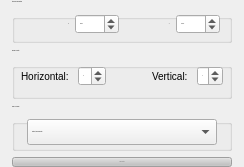
          <widget class="QWidget" name="tabWidgetPage3">
           <attribute name="title">
            <string>Grid</string>
           </attribute>
           <layout class="QVBoxLayout" name="verticalLayout_7">
            <property name="leftMargin">
             <number>6</number>
            </property>
            <property name="topMargin">
             <number>0</number>
            </property>
            <property name="rightMargin">
             <number>6</number>
            </property>
            <property name="bottomMargin">
             <number>0</number>
            </property>
            <item>
             <widget class="QFrame" name="frame_3">
              <property name="minimumSize">
               <size>
                <width>0</width>
                <height>0</height>
               </size>
              </property>
              <property name="maximumSize">
               <size>
                <width>16777215</width>
                <height>255</height>
               </size>
              </property>
              <property name="frameShape">
               <enum>QFrame::NoFrame</enum>
              </property>
              <property name="frameShadow">
               <enum>QFrame::Plain</enum>
              </property>
              <property name="lineWidth">
               <number>0</number>
              </property>
              <layout class="QVBoxLayout" name="verticalLayout_19">
               <property name="spacing">
                <number>6</number>
               </property>
               <property name="sizeConstraint">
                <enum>QLayout::SetDefaultConstraint</enum>
               </property>
               <property name="leftMargin">
                <number>6</number>
               </property>
               <property name="topMargin">
                <number>0</number>
               </property>
               <property name="rightMargin">
                <number>6</number>
               </property>
               <property name="bottomMargin">
                <number>0</number>
               </property>
               <item>
                <widget class="QGroupBox" name="groupBox_2">
                 <property name="sizePolicy">
                  <sizepolicy hsizetype="Preferred" vsizetype="Preferred">
                   <horstretch>0</horstretch>
                   <verstretch>0</verstretch>
                  </sizepolicy>
                 </property>
                 <property name="minimumSize">
                  <size>
                   <width>0</width>
                   <height>0</height>
                  </size>
                 </property>
                 <property name="maximumSize">
                  <size>
                   <width>16777215</width>
                   <height>59</height>
                  </size>
                 </property>
                 <property name="font">
                  <font>
                   <pointsize>-1</pointsize>
                  </font>
                 </property>
                 <property name="title">
                  <string>Step Size and Direction</string>
                 </property>
                 <property name="flat">
                  <bool>false</bool>
                 </property>
                 <layout class="QHBoxLayout" name="horizontalLayout_4">
                  <property name="spacing">
                   <number>6</number>
                  </property>
                  <property name="topMargin">
                   <number>6</number>
                  </property>
                  <property name="bottomMargin">
                   <number>6</number>
                  </property>
                  <item>
                   <widget class="QLabel" name="label_6">
                    <property name="maximumSize">
                     <size>
                      <width>16777215</width>
                      <height>14</height>
                     </size>
                    </property>
                    <property name="font">
                     <font>
                      <pointsize>-1</pointsize>
                     </font>
                    </property>
                    <property name="text">
                     <string>X:</string>
                    </property>
                    <property name="alignment">
                     <set>Qt::AlignRight|Qt::AlignTrailing|Qt::AlignVCenter</set>
                    </property>
                   </widget>
                  </item>
                  <item>
                   <widget class="QSpinBox" name="Spn_Grid_Step_Size_X">
                    <property name="sizePolicy">
                     <sizepolicy hsizetype="Preferred" vsizetype="Fixed">
                      <horstretch>0</horstretch>
                      <verstretch>0</verstretch>
                     </sizepolicy>
                    </property>
                    <property name="minimumSize">
                     <size>
                      <width>0</width>
                      <height>20</height>
                     </size>
                    </property>
                    <property name="maximumSize">
                     <size>
                      <width>16777215</width>
                      <height>20</height>
                     </size>
                    </property>
                    <property name="suffix">
                     <string> µm</string>
                    </property>
                    <property name="minimum">
                     <number>-9999</number>
                    </property>
                    <property name="maximum">
                     <number>9999</number>
                    </property>
                    <property name="value">
                     <number>20</number>
                    </property>
                   </widget>
                  </item>
                  <item>
                   <widget class="QLabel" name="label_7">
                    <property name="maximumSize">
                     <size>
                      <width>16777215</width>
                      <height>14</height>
                     </size>
                    </property>
                    <property name="font">
                     <font>
                      <pointsize>-1</pointsize>
                     </font>
                    </property>
                    <property name="text">
                     <string>Y: </string>
                    </property>
                    <property name="alignment">
                     <set>Qt::AlignRight|Qt::AlignTrailing|Qt::AlignVCenter</set>
                    </property>
                   </widget>
                  </item>
                  <item>
                   <widget class="QSpinBox" name="Spn_Grid_Step_Size_Y">
                    <property name="sizePolicy">
                     <sizepolicy hsizetype="Preferred" vsizetype="Fixed">
                      <horstretch>0</horstretch>
                      <verstretch>0</verstretch>
                     </sizepolicy>
                    </property>
                    <property name="minimumSize">
                     <size>
                      <width>0</width>
                      <height>20</height>
                     </size>
                    </property>
                    <property name="maximumSize">
                     <size>
                      <width>16777215</width>
                      <height>20</height>
                     </size>
                    </property>
                    <property name="suffix">
                     <string> µm</string>
                    </property>
                    <property name="minimum">
                     <number>-9999</number>
                    </property>
                    <property name="maximum">
                     <number>9999</number>
                    </property>
                    <property name="value">
                     <number>-20</number>
                    </property>
                   </widget>
                  </item>
                 </layout>
                </widget>
               </item>
               <item>
                <widget class="QGroupBox" name="groupBox_6">
                 <property name="sizePolicy">
                  <sizepolicy hsizetype="Preferred" vsizetype="Preferred">
                   <horstretch>0</horstretch>
                   <verstretch>0</verstretch>
                  </sizepolicy>
                 </property>
                 <property name="minimumSize">
                  <size>
                   <width>0</width>
                   <height>50</height>
                  </size>
                 </property>
                 <property name="maximumSize">
                  <size>
                   <width>16777215</width>
                   <height>59</height>
                  </size>
                 </property>
                 <property name="font">
                  <font>
                   <pointsize>-1</pointsize>
                  </font>
                 </property>
                 <property name="styleSheet">
                  <string notr="true"/>
                 </property>
                 <property name="title">
                  <string>Number of Spots</string>
                 </property>
                 <property name="flat">
                  <bool>false</bool>
                 </property>
                 <layout class="QHBoxLayout" name="horizontalLayout">
                  <property name="spacing">
                   <number>6</number>
                  </property>
                  <property name="leftMargin">
                   <number>6</number>
                  </property>
                  <property name="topMargin">
                   <number>6</number>
                  </property>
                  <property name="rightMargin">
                   <number>6</number>
                  </property>
                  <property name="bottomMargin">
                   <number>6</number>
                  </property>
                  <item>
                   <widget class="QLabel" name="label_9">
                    <property name="maximumSize">
                     <size>
                      <width>16777215</width>
                      <height>14</height>
                     </size>
                    </property>
                    <property name="font">
                     <font>
                      <pointsize>-1</pointsize>
                     </font>
                    </property>
                    <property name="styleSheet">
                     <string notr="true">font-size: 10px;</string>
                    </property>
                    <property name="text">
                     <string>Horizontal: </string>
                    </property>
                   </widget>
                  </item>
                  <item>
                   <widget class="QSpinBox" name="Spn_Grid_N_Point_X">
                    <property name="sizePolicy">
                     <sizepolicy hsizetype="Preferred" vsizetype="Fixed">
                      <horstretch>0</horstretch>
                      <verstretch>0</verstretch>
                     </sizepolicy>
                    </property>
                    <property name="minimumSize">
                     <size>
                      <width>0</width>
                      <height>20</height>
                     </size>
                    </property>
                    <property name="maximumSize">
                     <size>
                      <width>42</width>
                      <height>20</height>
                     </size>
                    </property>
                    <property name="minimum">
                     <number>1</number>
                    </property>
                    <property name="maximum">
                     <number>999999</number>
                    </property>
                    <property name="value">
                     <number>5</number>
                    </property>
                   </widget>
                  </item>
                  <item>
                   <spacer name="horizontalSpacer_3">
                    <property name="orientation">
                     <enum>Qt::Horizontal</enum>
                    </property>
                    <property name="sizeHint" stdset="0">
                     <size>
                      <width>40</width>
                      <height>20</height>
                     </size>
                    </property>
                   </spacer>
                  </item>
                  <item>
                   <widget class="QLabel" name="label_8">
                    <property name="maximumSize">
                     <size>
                      <width>16777215</width>
                      <height>14</height>
                     </size>
                    </property>
                    <property name="font">
                     <font>
                      <pointsize>-1</pointsize>
                     </font>
                    </property>
                    <property name="styleSheet">
                     <string notr="true">font-size: 10px;</string>
                    </property>
                    <property name="text">
                     <string>Vertical: </string>
                    </property>
                   </widget>
                  </item>
                  <item>
                   <widget class="QSpinBox" name="Spn_Grid_N_Point_Y">
                    <property name="sizePolicy">
                     <sizepolicy hsizetype="Preferred" vsizetype="Fixed">
                      <horstretch>0</horstretch>
                      <verstretch>0</verstretch>
                     </sizepolicy>
                    </property>
                    <property name="minimumSize">
                     <size>
                      <width>0</width>
                      <height>20</height>
                     </size>
                    </property>
                    <property name="maximumSize">
                     <size>
                      <width>42</width>
                      <height>20</height>
                     </size>
                    </property>
                    <property name="minimum">
                     <number>1</number>
                    </property>
                    <property name="maximum">
                     <number>9999</number>
                    </property>
                    <property name="value">
                     <number>4</number>
                    </property>
                   </widget>
                  </item>
                 </layout>
                </widget>
               </item>
               <item>
                <widget class="QGroupBox" name="groupBox_11">
                 <property name="maximumSize">
                  <size>
                   <width>16777215</width>
                   <height>59</height>
                  </size>
                 </property>
                 <property name="font">
                  <font>
                   <pointsize>-1</pointsize>
                  </font>
                 </property>
                 <property name="title">
                  <string>Order of Analysis</string>
                 </property>
                 <property name="flat">
                  <bool>false</bool>
                 </property>
                 <layout class="QHBoxLayout" name="horizontalLayout_7">
                  <property name="spacing">
                   <number>0</number>
                  </property>
                  <property name="sizeConstraint">
                   <enum>QLayout::SetDefaultConstraint</enum>
                  </property>
                  <property name="leftMargin">
                   <number>12</number>
                  </property>
                  <property name="topMargin">
                   <number>3</number>
                  </property>
                  <property name="rightMargin">
                   <number>12</number>
                  </property>
                  <property name="bottomMargin">
                   <number>6</number>
                  </property>
                  <item>
                   <widget class="QComboBox" name="Cmb_Grid_Move_Order">
                    <property name="minimumSize">
                     <size>
                      <width>0</width>
                      <height>26</height>
                     </size>
                    </property>
                    <property name="maximumSize">
                     <size>
                      <width>16777215</width>
                      <height>19</height>
                     </size>
                    </property>
                    <property name="font">
                     <font>
                      <pointsize>-1</pointsize>
                     </font>
                    </property>
                    <property name="currentIndex">
                     <number>1</number>
                    </property>
                    <property name="maxVisibleItems">
                     <number>4</number>
                    </property>
                    <item>
                     <property name="text">
                      <string>Horizontal, then Vertical</string>
                     </property>
                    </item>
                    <item>
                     <property name="text">
                      <string>Vertical, then Horizontal</string>
                     </property>
                    </item>
                   </widget>
                  </item>
                 </layout>
                </widget>
               </item>
               <item>
                <widget class="QPushButton" name="Btn_Grid_Add_Points">
                 <property name="enabled">
                  <bool>false</bool>
                 </property>
                 <property name="sizePolicy">
                  <sizepolicy hsizetype="Preferred" vsizetype="Fixed">
                   <horstretch>0</horstretch>
                   <verstretch>0</verstretch>
                  </sizepolicy>
                 </property>
                 <property name="maximumSize">
                  <size>
                   <width>16777215</width>
                   <height>16777215</height>
                  </size>
                 </property>
                 <property name="font">
                  <font>
                   <pointsize>-1</pointsize>
                   <weight>75</weight>
                   <bold>true</bold>
                  </font>
                 </property>
                 <property name="autoFillBackground">
                  <bool>false</bool>
                 </property>
                 <property name="styleSheet">
                  <string notr="true">background-color: #C0C0C0;
color: #808080;
font-weight: bold;
</string>
                 </property>
                 <property name="text">
                  <string>Add Points</string>
                 </property>
                 <property name="flat">
                  <bool>false</bool>
                 </property>
                </widget>
               </item>
              </layout>
             </widget>
            </item>
           </layout>
          </widget>
